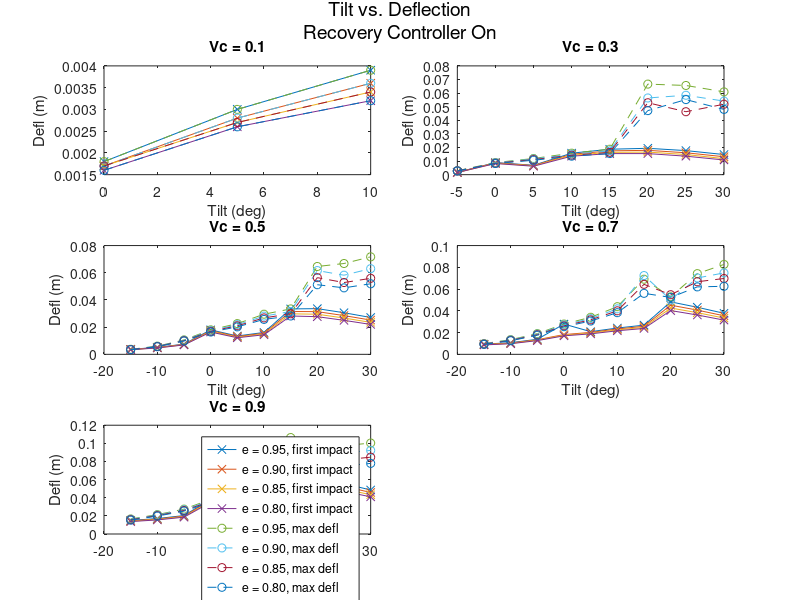

Source code (MATLAB):
% close all;
clear all;
load('data_0head.mat');
data = all_data_recover;



figure('Position',[10,400,2000,1000]);

%% ----------------------------------------------------------------%%
Vc = 0.1;
e = 0.95;
tilt_e1 = data(data(:,1).*data(:,3).*(data(:,9)~=0).*(data(:,10)~=0).*(data(:,10)~=0) == Vc*e,2);
defl_e1 = data(data(:,1).*data(:,3).*(data(:,9)~=0).*(data(:,10)~=0).*(data(:,10)~=0) == Vc*e,4);
deflmax_e1 = data(data(:,1).*data(:,3).*(data(:,9)~=0).*(data(:,10)~=0).*(data(:,10)~=0) == Vc*e,5);

e = 0.9;
tilt_e2 = data(data(:,1).*data(:,3).*(data(:,9)~=0).*(data(:,10)~=0) == Vc*e,2);
defl_e2 = data(data(:,1).*data(:,3).*(data(:,9)~=0).*(data(:,10)~=0) == Vc*e,4);
deflmax_e2 = data(data(:,1).*data(:,3).*(data(:,9)~=0).*(data(:,10)~=0) == Vc*e,5);

e = 0.85;
tilt_e3 = data(data(:,1).*data(:,3).*(data(:,9)~=0).*(data(:,10)~=0) == Vc*e,2);
defl_e3 = data(data(:,1).*data(:,3).*(data(:,9)~=0).*(data(:,10)~=0) == Vc*e,4);
deflmax_e3 = data(data(:,1).*data(:,3).*(data(:,9)~=0).*(data(:,10)~=0) == Vc*e,5);

e = 0.8;
tilt_e4 = data(data(:,1).*data(:,3).*(data(:,9)~=0).*(data(:,10)~=0) == Vc*e,2);
defl_e4 = data(data(:,1).*data(:,3).*(data(:,9)~=0).*(data(:,10)~=0) == Vc*e,4);
deflmax_e4 = data(data(:,1).*data(:,3).*(data(:,9)~=0).*(data(:,10)~=0) == Vc*e,5);

subplot(3,2,1);
plot(tilt_e1,defl_e1,'x-',tilt_e2,defl_e2,'x-',tilt_e3,defl_e3,'x-',tilt_e4,defl_e4,'x-');
hold on;
plot(tilt_e1,deflmax_e1,'o--',tilt_e2,deflmax_e2,'o--',tilt_e3,deflmax_e3,'o--',tilt_e4,deflmax_e4,'o--');
title(['Vc =',blanks(1),num2str(Vc)]);
% legend('e = 0.95','e = 0.9','e = 0.85','e = 0.8');
xlabel('Tilt (deg)');
ylabel('Defl (m)');

%% ----------------------------------------------------------------%%
Vc = 0.3;
e = 0.95;
tilt_e1 = data(data(:,1).*data(:,3).*(data(:,9)~=0).*(data(:,10)~=0) == Vc*e,2);
defl_e1 = data(data(:,1).*data(:,3).*(data(:,9)~=0).*(data(:,10)~=0) == Vc*e,4);
deflmax_e1 = data(data(:,1).*data(:,3).*(data(:,9)~=0).*(data(:,10)~=0) == Vc*e,5);

e = 0.9;
tilt_e2 = data(data(:,1).*data(:,3).*(data(:,9)~=0).*(data(:,10)~=0) == Vc*e,2);
defl_e2 = data(data(:,1).*data(:,3).*(data(:,9)~=0).*(data(:,10)~=0) == Vc*e,4);
deflmax_e2 = data(data(:,1).*data(:,3).*(data(:,9)~=0).*(data(:,10)~=0) == Vc*e,5);

e = 0.85;
tilt_e3 = data(data(:,1).*data(:,3).*(data(:,9)~=0).*(data(:,10)~=0) == Vc*e,2);
defl_e3 = data(data(:,1).*data(:,3).*(data(:,9)~=0).*(data(:,10)~=0) == Vc*e,4);
deflmax_e3 = data(data(:,1).*data(:,3).*(data(:,9)~=0).*(data(:,10)~=0) == Vc*e,5);

e = 0.8;
tilt_e4 = data(data(:,1).*data(:,3).*(data(:,9)~=0).*(data(:,10)~=0) == Vc*e,2);
defl_e4 = data(data(:,1).*data(:,3).*(data(:,9)~=0).*(data(:,10)~=0) == Vc*e,4);
deflmax_e4 = data(data(:,1).*data(:,3).*(data(:,9)~=0).*(data(:,10)~=0) == Vc*e,5);

subplot(3,2,2);
plot(tilt_e1,defl_e1,'x-',tilt_e2,defl_e2,'x-',tilt_e3,defl_e3,'x-',tilt_e4,defl_e4,'x-');
hold on;
plot(tilt_e1,deflmax_e1,'o--',tilt_e2,deflmax_e2,'o--',tilt_e3,deflmax_e3,'o--',tilt_e4,deflmax_e4,'o--');
title(['Vc =',blanks(1),num2str(Vc)]);
% legend('e = 0.95','e = 0.9','e = 0.85','e = 0.8');
xlabel('Tilt (deg)');
ylabel('Defl (m)');

%% ----------------------------------------------------------------%%
Vc = 0.5;
e = 0.95;
tilt_e1 = data(data(:,1).*data(:,3).*(data(:,9)~=0).*(data(:,10)~=0) == Vc*e,2);
defl_e1 = data(data(:,1).*data(:,3).*(data(:,9)~=0).*(data(:,10)~=0) == Vc*e,4);
deflmax_e1 = data(data(:,1).*data(:,3).*(data(:,9)~=0).*(data(:,10)~=0) == Vc*e,5);

e = 0.9;
tilt_e2 = data(data(:,1).*data(:,3).*(data(:,9)~=0).*(data(:,10)~=0) == Vc*e,2);
defl_e2 = data(data(:,1).*data(:,3).*(data(:,9)~=0).*(data(:,10)~=0) == Vc*e,4);
deflmax_e2 = data(data(:,1).*data(:,3).*(data(:,9)~=0).*(data(:,10)~=0) == Vc*e,5);

e = 0.85;
tilt_e3 = data(data(:,1).*data(:,3).*(data(:,9)~=0).*(data(:,10)~=0) == Vc*e,2);
defl_e3 = data(data(:,1).*data(:,3).*(data(:,9)~=0).*(data(:,10)~=0) == Vc*e,4);
deflmax_e3 = data(data(:,1).*data(:,3).*(data(:,9)~=0).*(data(:,10)~=0) == Vc*e,5);

e = 0.8;
tilt_e4 = data(data(:,1).*data(:,3).*(data(:,9)~=0).*(data(:,10)~=0) == Vc*e,2);
defl_e4 = data(data(:,1).*data(:,3).*(data(:,9)~=0).*(data(:,10)~=0) == Vc*e,4);
deflmax_e4 = data(data(:,1).*data(:,3).*(data(:,9)~=0).*(data(:,10)~=0) == Vc*e,5);

subplot(3,2,3);
plot(tilt_e1,defl_e1,'x-',tilt_e2,defl_e2,'x-',tilt_e3,defl_e3,'x-',tilt_e4,defl_e4,'x-');
hold on;
plot(tilt_e1,deflmax_e1,'o--',tilt_e2,deflmax_e2,'o--',tilt_e3,deflmax_e3,'o--',tilt_e4,deflmax_e4,'o--');
title(['Vc =',blanks(1),num2str(Vc)]);
% legend('e = 0.95','e = 0.9','e = 0.85','e = 0.8');
xlabel('Tilt (deg)');
ylabel('Defl (m)');

%% ----------------------------------------------------------------%%
Vc = 0.7;
e = 0.95;
tilt_e1 = data(data(:,1).*data(:,3).*(data(:,9)~=0).*(data(:,10)~=0) == Vc*e,2);
defl_e1 = data(data(:,1).*data(:,3).*(data(:,9)~=0).*(data(:,10)~=0) == Vc*e,4);
deflmax_e1 = data(data(:,1).*data(:,3).*(data(:,9)~=0).*(data(:,10)~=0) == Vc*e,5);

e = 0.9;
tilt_e2 = data(data(:,1).*data(:,3).*(data(:,9)~=0).*(data(:,10)~=0) == Vc*e,2);
defl_e2 = data(data(:,1).*data(:,3).*(data(:,9)~=0).*(data(:,10)~=0) == Vc*e,4);
deflmax_e2 = data(data(:,1).*data(:,3).*(data(:,9)~=0).*(data(:,10)~=0) == Vc*e,5);

e = 0.85;
tilt_e3 = data(data(:,1).*data(:,3).*(data(:,9)~=0).*(data(:,10)~=0) == Vc*e,2);
defl_e3 = data(data(:,1).*data(:,3).*(data(:,9)~=0).*(data(:,10)~=0) == Vc*e,4);
deflmax_e3 = data(data(:,1).*data(:,3).*(data(:,9)~=0).*(data(:,10)~=0) == Vc*e,5);

e = 0.8;
tilt_e4 = data(data(:,1).*data(:,3).*(data(:,9)~=0).*(data(:,10)~=0) == Vc*e,2);
defl_e4 = data(data(:,1).*data(:,3).*(data(:,9)~=0).*(data(:,10)~=0) == Vc*e,4);
deflmax_e4 = data(data(:,1).*data(:,3).*(data(:,9)~=0).*(data(:,10)~=0) == Vc*e,5);

subplot(3,2,4);
plot(tilt_e1,defl_e1,'x-',tilt_e2,defl_e2,'x-',tilt_e3,defl_e3,'x-',tilt_e4,defl_e4,'x-');
hold on;
plot(tilt_e1,deflmax_e1,'o--',tilt_e2,deflmax_e2,'o--',tilt_e3,deflmax_e3,'o--',tilt_e4,deflmax_e4,'o--');
title(['Vc =',blanks(1),num2str(Vc)]);
% legend('e = 0.95','e = 0.9','e = 0.85','e = 0.8');
xlabel('Tilt (deg)');
ylabel('Defl (m)');

%% ----------------------------------------------------------------%%
Vc = 0.9;
e = 0.95;
tilt_e1 = data(data(:,1).*data(:,3).*(data(:,9)~=0).*(data(:,10)~=0).*(data(:,9)~=0) == Vc*e,2);
defl_e1 = data(data(:,1).*data(:,3).*(data(:,9)~=0).*(data(:,10)~=0).*(data(:,9)~=0) == Vc*e,4);
deflmax_e1 = data(data(:,1).*data(:,3).*(data(:,9)~=0).*(data(:,10)~=0).*(data(:,9)~=0) == Vc*e,5);

e = 0.9;
tilt_e2 = data(data(:,1).*data(:,3).*(data(:,9)~=0).*(data(:,10)~=0) == Vc*e,2);
defl_e2 = data(data(:,1).*data(:,3).*(data(:,9)~=0).*(data(:,10)~=0) == Vc*e,4);
deflmax_e2 = data(data(:,1).*data(:,3).*(data(:,9)~=0).*(data(:,10)~=0) == Vc*e,5);

e = 0.85;
tilt_e3 = data(data(:,1).*data(:,3).*(data(:,9)~=0).*(data(:,10)~=0) == Vc*e,2);
defl_e3 = data(data(:,1).*data(:,3).*(data(:,9)~=0).*(data(:,10)~=0) == Vc*e,4);
deflmax_e3 = data(data(:,1).*data(:,3).*(data(:,9)~=0).*(data(:,10)~=0) == Vc*e,5);

e = 0.8;
tilt_e4 = data(data(:,1).*data(:,3).*(data(:,9)~=0).*(data(:,10)~=0) == Vc*e,2);
defl_e4 = data(data(:,1).*data(:,3).*(data(:,9)~=0).*(data(:,10)~=0) == Vc*e,4);
deflmax_e4 = data(data(:,1).*data(:,3).*(data(:,9)~=0).*(data(:,10)~=0) == Vc*e,5);

subplot(3,2,5);
plot(tilt_e1,defl_e1,'x-',tilt_e2,defl_e2,'x-',tilt_e3,defl_e3,'x-',tilt_e4,defl_e4,'x-');
hold on;
plot(tilt_e1,deflmax_e1,'o--',tilt_e2,deflmax_e2,'o--',tilt_e3,deflmax_e3,'o--',tilt_e4,deflmax_e4,'o--');
title(['Vc =',blanks(1),num2str(Vc)]);
legend('e = 0.95, first impact','e = 0.90, first impact','e = 0.85, first impact','e = 0.80, first impact','e = 0.95, max defl','e = 0.90, max defl','e = 0.85, max defl','e = 0.80, max defl');
xlabel('Tilt (deg)');
ylabel('Defl (m)');
%% ----------------------------------------------------------------%%

ha = axes('Position',[0 0 1 1],'Xlim',[0 1],'Ylim',[0 1],'Box','off','Visible','off','Units','normalized', 'clipping' , 'off');
text(0.5, 1,{'Tilt vs. Deflection','Recovery Controller On'},'HorizontalAlignment' ,'center','VerticalAlignment', 'top','FontSize',14);
